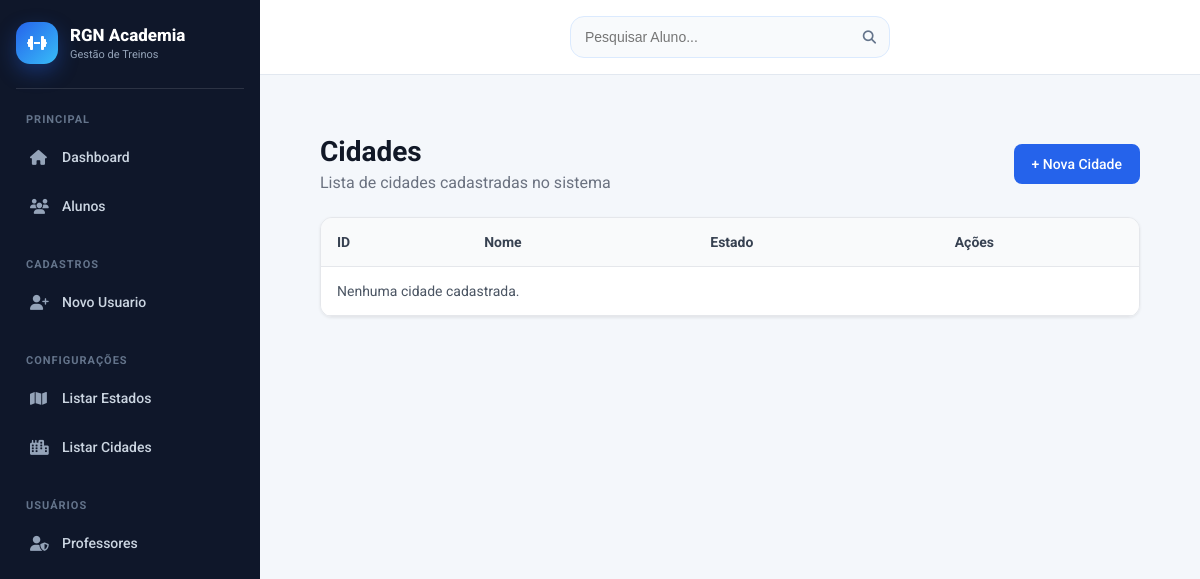
Page /listar/cidade/ on the earlier database version.
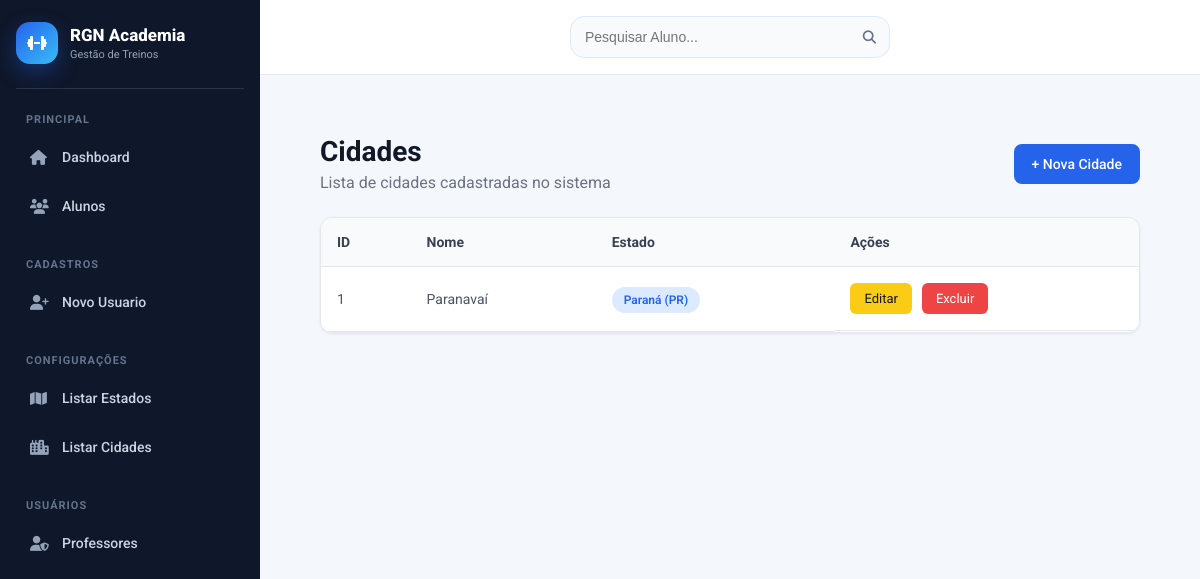
Same page on the later database version.
### cadastros/models.py (models this page shows, shortened)
class Auditoria(models.Model):
    cadastrado_em = models.DateTimeField(auto_now_add=True, verbose_name="Cadastrado em")
    atualizado_em = models.DateTimeField(auto_now=True, verbose_name="Atualizado em")
    class Meta:
        abstract = True

class Cidade(Auditoria):
    nome = models.CharField(max_length=50, verbose_name="Nome da Cidade")
    estado = models.ForeignKey(Estado, on_delete=models.PROTECT)

class Estado(Auditoria):
    nome = models.CharField(max_length=50, verbose_name="Nome do Estado")
    sigla = models.CharField(max_length=2, verbose_name="Sigla")
    def __str__(self):
        return "{} ({})".format(self.nome, self.sigla)

### cadastros/views.py (the view)
# urls.py: path('listar/cidade/', CidadeList.as_view(), name="listar-cidade"),
class CidadeList(ListView):
    model = Cidade
    template_name = 'cadastros/listar_cidades.html'

### cadastros/templates/cadastros/listar_cidades.html
{% extends 'modelo.html' %}
{% load static %}
{% block css %}
<link rel="stylesheet" href="{% static 'css/cadastros/listar_cidades.css' %}">
<link rel="stylesheet" href="{% static 'css/paginas/modelo.css' %}">
{% endblock %}
{% block content %}
<div class="list-container">
    <div class="list-header">
        <div>
            <h2>Cidades</h2>
            <p>Lista de cidades cadastradas no sistema</p>
        </div>
        <a href="{% url 'cadastrar-cidade' %}" class="btn-novo">
            + Nova Cidade
        </a>
    </div>
    <div class="table-container">
        <table class="table-list">
            <thead>
                <tr>
                    <th>ID</th>
                    <th>Nome</th>
                    <th>Estado</th>
                    <th>Ações</th>
                </tr>
            </thead>
            <tbody>
                {% for cidade in object_list %}
                <tr>
                    <td>{{ cidade.id }}</td>
                    <td>{{ cidade.nome }}</td>
                    <td><span class="badge">{{ cidade.estado }}</span></td>
                    <td class="acoes">
                        <a href="{% url 'editar-cidade' cidade.id %}" class="btn-editar">Editar</a>
                        <a href="{% url 'excluir-cidade' cidade.id %}" class="btn-deletar">Excluir</a>
                    </td>
                </tr>
                {% empty %}
                <tr>
                    <td colspan="4" class="sem-registro">Nenhuma cidade cadastrada.</td>
                </tr>
                {% endfor %}
            </tbody>
        </table>
    </div>
</div>
{% endblock %}

### paginas/templates/modelo.html (shortened to what this page needs)
{% load static %}
<!DOCTYPE html>
<html lang="pt-br">
<head>
    <link rel="stylesheet" href="https://cdnjs.cloudflare.com/ajax/libs/font-awesome/6.5.0/css/all.min.css">
    {% block css %}{% endblock %}
</head>
<body>
    <div class="layout">
        {%block menu%}
        <aside class="aside-menu">
            <div class="logo">
                <div class="logo-icon">
                    <i class="fas fa-dumbbell"></i>
                </div>
                <div>
                    <span>RGN Academia</span>
                    <small>Gestão de Treinos</small>
                </div>
            </div>
            <nav class="menu">
                <div class="itens-menu">
                    <h4>Principal</h4>
                    <ul>
                        <li>
                            <a href="{% url 'inicio' %}">
                                <i class="fas fa-home"></i>
                                <span>Dashboard</span>
                            </a>
                        </li>
                        <li>
                            <a href="{% url 'listar-aluno' %}">
                                <i class="fas fa-users"></i>
                                <span>Alunos</span>
                            </a>
                        </li>
                    </ul>
                </div>
                <div class="itens-menu">
                    <h4>Cadastros</h4>
                    <ul>
                        <li>
                            <a href="{% url 'cadastrar-aluno' %}">
                                <i class="fas fa-user-plus"></i>
                                <span>Novo Usuario</span>
                            </a>
                        </li>
                    </ul>
                </div>
                <div class="itens-menu">
                    <h4>Configurações</h4>
                    <ul>
                        <li>
                            <a href="{% url 'listar-estado' %}">
                                <i class="fas fa-map"></i>
                                <span>Listar Estados</span>
                            </a>
                        </li>
                        <li>
                            <a href="{% url 'listar-cidade' %}">
                                <i class="fas fa-city"></i>
                                <span>Listar Cidades</span>
                            </a>
                        </li>
                    </ul>
                </div>
                <div class="itens-menu">
                    <h4>Usuários</h4>
                    <ul>
                        <li>
                            <a href="{% url 'listar-professor' %}">
                                <i class="fas fa-user-shield"></i>
                                <span>Professores</span>
                            </a>
                        </li>
                    </ul>
                </div>
            </nav>
        </aside>
        {%endblock%}
        <div class="main-area">
            {%block header%}
            <header class="area-pesquisar">
                <div class="pesquisar">
                    <input type="text" placeholder="Pesquisar Aluno...">
                    <button><i class="fas fa-search"></i></button>
                </div>
            </header>
            {% endblock %}
            {% block main %}
            <div class="container-main">
                <main class="main-content">
                    {% block content %}{% endblock %}
                </main>
            </div>
            {% endblock %}
        </div>
    </div>
</body>
</html>

### static/css/cadastros/listar_cidades.css (style rules this page uses)
.list-container { padding: 30px; }
.list-header { display: flex; align-items: center; justify-content: space-between; margin-bottom: 25px; }
.list-header h2 { font-size: 28px; color: #111827; margin-bottom: 5px; }
.list-header p { color: #6b7280; }
.btn-novo { background: #2563eb; color: #fff; padding: 12px 18px; border-radius: 8px; text-decoration: none; font-size: 14px; font-weight: 500; }
.table-container { background: #fff; border-radius: 12px; overflow-x: auto; border: 1px solid #e5e7eb; box-shadow: 0 1px 3px rgba(0,0,0,0.08); }
.table-list { width: 100%; border-collapse: collapse; min-width: 850px; }
.table-list thead { background: #f9fafb; }
.table-list th, .table-list td { padding: 16px; text-align: left; font-size: 14px; border-bottom: 1px solid #e5e7eb; }
.table-list th { color: #374151; }
.table-list td { color: #4b5563; }
.badge { background: #dbeafe; color: #2563eb; padding: 6px 12px; border-radius: 20px; font-size: 12px; font-weight: 600; }
.acoes { display: flex; gap: 10px; }
.btn-editar, .btn-deletar { padding: 8px 14px; border-radius: 6px; text-decoration: none; font-size: 13px; }
.btn-editar { background: #facc15; color: #111827; }
.btn-deletar { background: #ef4444; color: #fff; }

Differences in the rows shown:
added Cidade: id "1", nome "Paranavaí", estado "Paraná (PR)"
Other differences:
text no longer shown: "Nenhuma cidade cadastrada."
